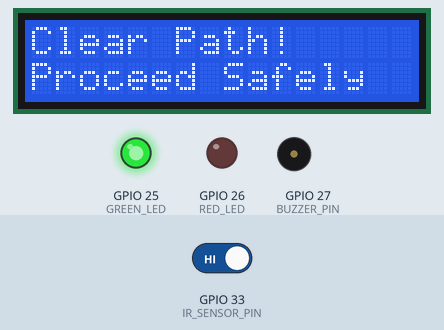
Recording of a sketch running on a simulated ESP32. On the bench: 16×2 character LCD, output pins drawn as LEDs (lit = HIGH), buzzer (waves = sounding, pin HIGH). Inputs (shaded band) come from the test bench; at power-on: GPIO 33 (IR_SENSOR_PIN) HIGH. WiFi joins after 1.5 s; servers stay silent unless stated.

Above: at 4.5 s.
4.6 s: GPIO 33 (IR_SENSOR_PIN) driven LOW
At 5.15 s:
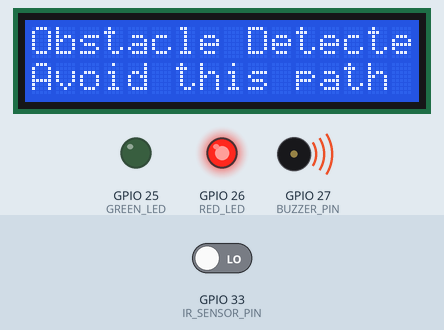
7.4 s: GPIO 33 (IR_SENSOR_PIN) driven HIGH
At 8.9 s:
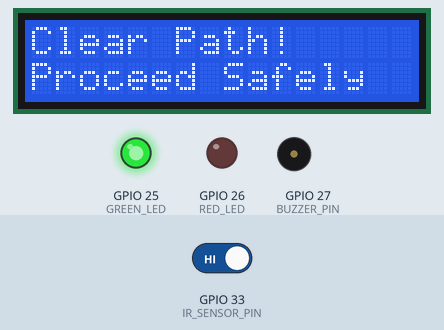
Timing chart, 0 to 10.4 s (numbered marks = the images above; inputs shaded):
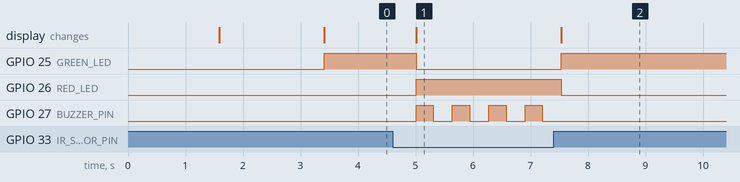

The sketch:

Obstical_avoidance_system.ino
```cpp
/*********** BLYNK CREDENTIALS ***********/
#define BLYNK_AUTH_TOKEN "nTP7y3tPvDjYw2JG_GcIkxIL6YADGYHn"
#define BLYNK_TEMPLATE_ID "TMPL3klgoZxWl"
#define BLYNK_TEMPLATE_NAME "ondyicaleAvoidance"

#include <WiFi.h>
#include <BlynkSimpleEsp32.h>
#include <Wire.h>
#include <LiquidCrystal_I2C.h>

/*********** HARDWARE SETUP ***********/
#define IR_SENSOR_PIN 33
#define BUZZER_PIN 27
#define RED_LED 26
#define GREEN_LED 25

LiquidCrystal_I2C lcd(0x27, 16, 2); // Adjust I2C address if needed

/*********** BLYNK WIFI CONFIG ***********/
char ssid[] = "Student";       // Replace with your WiFi name
char pass[] = "Learn@123";   // Replace with your WiFi password

/*********** SETUP FUNCTION ***********/
void setup() {
  Serial.begin(115200);

  pinMode(IR_SENSOR_PIN, INPUT);
  pinMode(BUZZER_PIN, OUTPUT);
  pinMode(RED_LED, OUTPUT);
  pinMode(GREEN_LED, OUTPUT);

  lcd.init();
  lcd.backlight();
  lcd.setCursor(0, 0);
  lcd.print("Starting System");
  delay(1500);
  lcd.clear();

  Blynk.begin(BLYNK_AUTH_TOKEN, ssid, pass);
}

/*********** MAIN LOOP ***********/
void loop() {
  Blynk.run();

  int irValue = digitalRead(IR_SENSOR_PIN);

  if (irValue == LOW) {  // Obstacle Detected
    lcd.setCursor(0, 0);
    lcd.print("Obstacle Detected");
    lcd.setCursor(0, 1);
    lcd.print("Avoid this path ");

    digitalWrite(RED_LED, HIGH);
    digitalWrite(GREEN_LED, LOW);

    digitalWrite(BUZZER_PIN, HIGH);
    delay(300);
    digitalWrite(BUZZER_PIN, LOW);
    delay(300);

    Blynk.virtualWrite(V0, "Obstacle Detected! Avoid this path");

  } else {  // Clear Path
    lcd.setCursor(0, 0);
    lcd.print("Clear Path!     ");
    lcd.setCursor(0, 1);
    lcd.print("Proceed Safely  ");

    digitalWrite(RED_LED, LOW);
    digitalWrite(GREEN_LED, HIGH);
    digitalWrite(BUZZER_PIN, LOW);

    Blynk.virtualWrite(V0, "Clear Path! Proceed");
    delay(500);
  }
}
```

Measured:
- after the input at 4.6 s, GPIO 25 (GREEN_LED): HIGH → LOW after 0.41 s; GPIO 26 (RED_LED): LOW → HIGH after 0.41 s; GPIO 27 (BUZZER_PIN): alternates HIGH for 0.30 s and LOW for 0.33 s, starting after 0.41 s; the display: changes after 0.41 s (image 1)
- after the input at 7.4 s, GPIO 25 (GREEN_LED): LOW → HIGH after 0.14 s; GPIO 26 (RED_LED): HIGH → LOW after 0.14 s; GPIO 27 (BUZZER_PIN): stops changing and stays LOW; the display: changes after 0.14 s (image 2)
